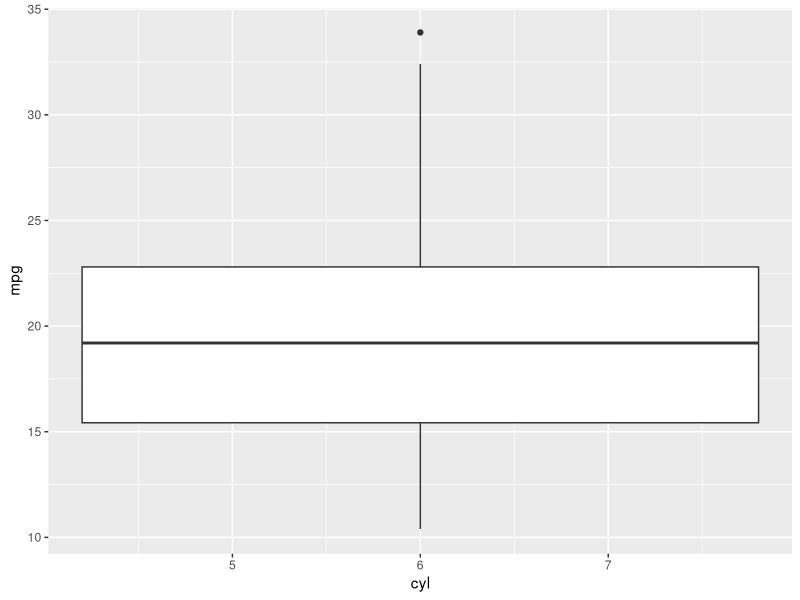
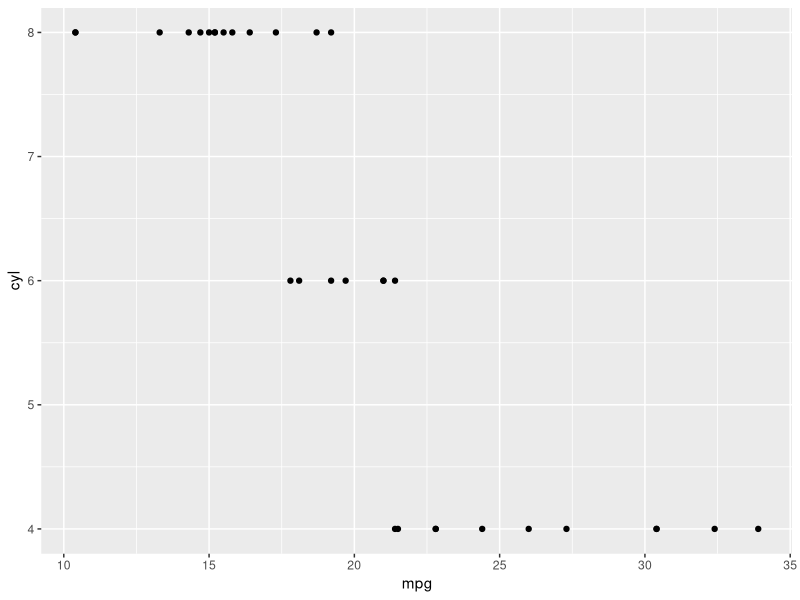

Recreate these plots in R, in order.
## ---- chunk 1
knitr::opts_chunk$set(echo = TRUE, warning = FALSE, message = FALSE)
## ---- chunk 2
library(dplyr)
library(tidyr)


# Wczytaj dane mtcars (są już dostępne w bazowym R)
data(mtcars)
mtcars 

# Wyświetl pierwsze 6 wierszy
count(mtcars, 6)

# Sprawdź strukturę danych
str(mtcars)

# Ile jest wierszy w zbiorze danych?
mtcars %>% 
  group_by(mpg) %>% 
  count(mpg)


# Podsumowanie statystyczne

summary(mtcars) 
  

## ---- chunk 3
library(dplyr)

# Policz ile samochodów ma daną liczbę cylindrów
mtcars %>% 
  group_by(cyl)

# Stwórz podzbiór danych - tylko samochody z silnikiem V8 (8 cylindrów)

mtcars %>% 
  filter(cyl == 8)


# Ile jest samochodów z silnikiem V8?
mtcars %>% 
  filter(cyl == 8) %>% 
  count(cyl == 8)

# Filtrowanie  aut hp> 200 i sortowanie malejąco wg mpg

mtcars %>% 
  filter(hp > 200) %>% 
  arrange(desc(mpg))


# Jaka jest średnia moc samochodu dla każdej liczby cylindrów?

mtcars %>% 
  group_by(cyl) %>% 
  summarise(srednia_moc = mean(hp))
  


# Które samochody mają najlepsze i najgorsze zużycie paliwa?

## ---- chunk 4
library(ggplot2)

# Wykres zużycia paliwa w zależności od liczby cylindrów (boxplot)

ggplot(mtcars, aes(x = cyl, y = mpg, fill = cyl)) +  
  geom_boxplot() 


# Scatter plot: moc vs zużycie paliwa

ggplot(mtcars, aes(x = mpg, y = cyl)) +
  geom_point()

